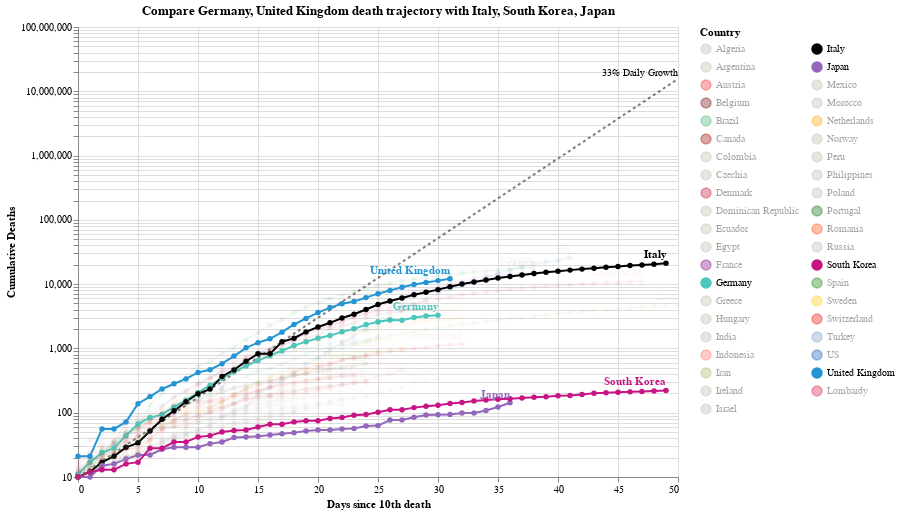

Source (notebook cell):
### Code cell
#hide_input
chart4 = make_since_chart(['Germany', 'United Kingdom'])
chart4

### Figure 1 — Vega-Lite specification as saved in the notebook (floating-point values rounded to 4 significant figures; data arrays with more than 128 entries replaced by an {"elided": "..."} marker saying what was removed)
{"config": {"view": {"continuousWidth": 400, "continuousHeight": 300}}, "layer": [{"mark": {"type": "line", "color": "black", "opacity": 0.5, "strokeDash": [3, 3]}, "encoding": {"x": {"type": "quantitative", "field": "Days since 10th death"}, "y": {"type": "quantitative", "field": "Confirmed Cases"}}}, {"mark": {"type": "text", "align": "right", "dy": -6, "fontSize": 10, "text": "33% Daily Growth"}, "encoding": {"x": {"type": "quantitative", "field": "Days since 10th death"}, "y": {"type": "quantitative", "field": "Confirmed Cases"}}, "transform": [{"filter": "(datum['Days since 10th death'] >= 50)"}]}, {"data": {"name": "data-d033090fc7b85e2c439fcff0e251bf76"}, "mark": {"type": "line", "point": true}, "encoding": {"color": {"type": "nominal", "field": "Country", "legend": {"columns": 2, "symbolLimit": 100}, "scale": {"domain": ["Algeria", "Argentina", "Austria", "Belgium", "Brazil", "Canada", "Colombia", "Czechia", "Denmark", "Dominican Republic", "Ecuador", "Egypt", "France", "Germany", "Greece", "Hungary", "India", "Indonesia", "Iran", "Ireland", "Israel", "Italy", "Japan", "Mexico", "Morocco", "Netherlands", "Norway", "Peru", "Philippines", "Poland", "Portugal", "Romania", "Russia", "South Korea", "Spain", "Sweden", "Switzerland", "Turkey", "US", "United Kingdom", "Lombardy"], "range": ["#C1B7AD", "#C1B7AD", "#ED2939", "#6f0000", "mediumseagreen", "#990000", "#C1B7AD", "#C1B7AD", "#C60C30", "#C1B7AD", "#C1B7AD", "#C1B7AD", "purple", "#4DC6BD", "#C1B7AD", "#C1B7AD", "#C1B7AD", "#FF6666", "#A1BA59", "#C1B7AD", "#C1B7AD", "black", "#9467bd", "#C1B7AD", "#C1B7AD", "orange", "#C1B7AD", "#C1B7AD", "#C1B7AD", "#C1B7AD", "#006600", "#FF4500", "#C1B7AD", "#C71585", "green", "#FFCD00", "#ff0000", "#7499c7", "#0059B3", "#2495D3", "#DC143C"]}}, "opacity": {"condition": {"value": 1, "selection": "selector005"}, "value": 0.05}, "tooltip": [{"type": "nominal", "field": "Country"}, {"type": "temporal", "field": "Date"}, {"type": "quantitative", "field": "Confirmed Cases"}, {"type": "quantitative", "field": "Days since 10th death"}], "x": {"type": "quantitative", "field": "Days since 10th death"}, "y": {"type": "quantitative", "axis": {"title": "Cumulative Deaths"}, "field": "Confirmed Cases", "scale": {"type": "log"}}}, "height": 450, "selection": {"selector005": {"type": "multi", "fields": ["Country"], "bind": "legend", "init": [{"Country": "Germany"}, {"Country": "United Kingdom"}, {"Country": "Italy"}, {"Country": "South Korea"}, {"Country": "Japan"}]}}, "width": 600}, {"data": {"name": "data-d033090fc7b85e2c439fcff0e251bf76"}, "mark": {"type": "text", "align": "right", "dy": -8, "fontWeight": "bold"}, "encoding": {"color": {"type": "nominal", "field": "Country", "legend": {"columns": 2, "symbolLimit": 100}, "scale": {"domain": ["Algeria", "Argentina", "Austria", "Belgium", "Brazil", "Canada", "Colombia", "Czechia", "Denmark", "Dominican Republic", "Ecuador", "Egypt", "France", "Germany", "Greece", "Hungary", "India", "Indonesia", "Iran", "Ireland", "Israel", "Italy", "Japan", "Mexico", "Morocco", "Netherlands", "Norway", "Peru", "Philippines", "Poland", "Portugal", "Romania", "Russia", "South Korea", "Spain", "Sweden", "Switzerland", "Turkey", "US", "United Kingdom", "Lombardy"], "range": ["#C1B7AD", "#C1B7AD", "#ED2939", "#6f0000", "mediumseagreen", "#990000", "#C1B7AD", "#C1B7AD", "#C60C30", "#C1B7AD", "#C1B7AD", "#C1B7AD", "purple", "#4DC6BD", "#C1B7AD", "#C1B7AD", "#C1B7AD", "#FF6666", "#A1BA59", "#C1B7AD", "#C1B7AD", "black", "#9467bd", "#C1B7AD", "#C1B7AD", "orange", "#C1B7AD", "#C1B7AD", "#C1B7AD", "#C1B7AD", "#006600", "#FF4500", "#C1B7AD", "#C71585", "green", "#FFCD00", "#ff0000", "#7499c7", "#0059B3", "#2495D3", "#DC143C"]}}, "opacity": {"condition": {"value": 1, "selection": "selector005"}, "value": 0.05}, "text": {"type": "nominal", "field": "Country"}, "tooltip": [{"type": "nominal", "field": "Country"}, {"type": "temporal", "field": "Date"}, {"type": "quantitative", "field": "Confirmed Cases"}, {"type": "quantitative", "field": "Days since 10th death"}], "x": {"type": "quantitative", "field": "Days since 10th death"}, "y": {"type": "quantitative", "axis": {"title": "Cumulative Deaths"}, "field": "Confirmed Cases", "scale": {"type": "log"}}}, "height": 450, "transform": [{"filter": "(datum['Date'] >= 1586822400000)"}], "width": 600}], "data": {"name": "data-97eb3ee0e7a0645d17a24342305105f6"}, "title": "Compare Germany, United Kingdom death trajectory with Italy, South Korea, Japan", "$schema": "https://vega.github.io/schema/vega-lite/v4.8.1.json", "datasets": {"data-97eb3ee0e7a0645d17a24342305105f6": [{"Days since 10th death": 0, "Confirmed Cases": 10.0}, {"Days since 10th death": 1, "Confirmed Cases": 13.3}, {"Days since 10th death": 2, "Confirmed Cases": 17.69}, {"Days since 10th death": 3, "Confirmed Cases": 23.53}, {"Days since 10th death": 4, "Confirmed Cases": 31.29}, {"Days since 10th death": 5, "Confirmed Cases": 41.62}, {"Days since 10th death": 6, "Confirmed Cases": 55.35}, {"Days since 10th death": 7, "Confirmed Cases": 73.61}, {"Days since 10th death": 8, "Confirmed Cases": 97.91}, {"Days since 10th death": 9, "Confirmed Cases": 130.2}, {"Days since 10th death": 10, "Confirmed Cases": 173.2}, {"Days since 10th death": 11, "Confirmed Cases": 230.3}, {"Days since 10th death": 12, "Confirmed Cases": 306.4}, {"Days since 10th death": 13, "Confirmed Cases": 407.4}, {"Days since 10th death": 14, "Confirmed Cases": 541.9}, {"Days since 10th death": 15, "Confirmed Cases": 720.7}, {"Days since 10th death": 16, "Confirmed Cases": 958.6}, {"Days since 10th death": 17, "Confirmed Cases": 1275.0}, {"Days since 10th death": 18, "Confirmed Cases": 1696.0}, {"Days since 10th death": 19, "Confirmed Cases": 2255.0}, {"Days since 10th death": 20, "Confirmed Cases": 2999.0}, {"Days since 10th death": 21, "Confirmed Cases": 3989.0}, {"Days since 10th death": 22, "Confirmed Cases": 5306.0}, {"Days since 10th death": 23, "Confirmed Cases": 7056.0}, {"Days since 10th death": 24, "Confirmed Cases": 9385.0}, {"Days since 10th death": 25, "Confirmed Cases": 12480.0}, {"Days since 10th death": 26, "Confirmed Cases": 16600.0}, {"Days since 10th death": 27, "Confirmed Cases": 22080.0}, {"Days since 10th death": 28, "Confirmed Cases": 29370.0}, {"Days since 10th death": 29, "Confirmed Cases": 39060.0}, {"Days since 10th death": 30, "Confirmed Cases": 51950.0}, {"Days since 10th death": 31, "Confirmed Cases": 69090.0}, {"Days since 10th death": 32, "Confirmed Cases": 91890.0}, {"Days since 10th death": 33, "Confirmed Cases": 122200.0}, {"Days since 10th death": 34, "Confirmed Cases": 162500.0}, {"Days since 10th death": 35, "Confirmed Cases": 216200.0}, {"Days since 10th death": 36, "Confirmed Cases": 287500.0}, {"Days since 10th death": 37, "Confirmed Cases": 382400.0}, {"Days since 10th death": 38, "Confirmed Cases": 508600.0}, {"Days since 10th death": 39, "Confirmed Cases": 676400.0}, {"Days since 10th death": 40, "Confirmed Cases": 899600.0}, {"Days since 10th death": 41, "Confirmed Cases": 1197000.0}, {"Days since 10th death": 42, "Confirmed Cases": 1591000.0}, {"Days since 10th death": 43, "Confirmed Cases": 2117000.0}, {"Days since 10th death": 44, "Confirmed Cases": 2815000.0}, {"Days since 10th death": 45, "Confirmed Cases": 3744000.0}, {"Days since 10th death": 46, "Confirmed Cases": 4979000.0}, {"Days since 10th death": 47, "Confirmed Cases": 6623000.0}, {"Days since 10th death": 48, "Confirmed Cases": 8808000.0}, {"Days since 10th death": 49, "Confirmed Cases": 11710000.0}, {"Days since 10th death": 50, "Confirmed Cases": 15580000.0}], "data-d033090fc7b85e2c439fcff0e251bf76": {"elided": "1148 records"}}}
